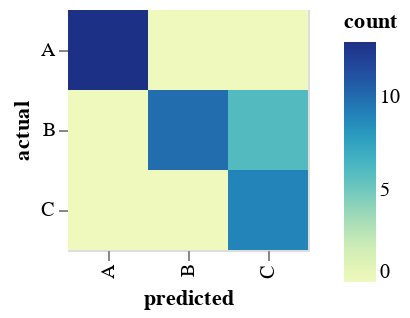

Notebook code for this chart:
### Code cell
VegaLite({
  "data": {
    "values": [
      {"actual": "A", "predicted": "A", "count": 13},
      {"actual": "A", "predicted": "B", "count": 0},
      {"actual": "A", "predicted": "C", "count": 0},
      {"actual": "B", "predicted": "A", "count": 0},
      {"actual": "B", "predicted": "B", "count": 10},
      {"actual": "B", "predicted": "C", "count": 6},
      {"actual": "C", "predicted": "A", "count": 0},
      {"actual": "C", "predicted": "B", "count": 0},
      {"actual": "C", "predicted": "C", "count": 9}
    ]
  },
  "selection": {
    "highlight": {"type": "single"}
  },
  "mark": {"type": "rect", "strokeWidth": 2},
  "encoding": {
    "y": {
      "field": "actual",
      "type": "nominal"
    },
    "x": {
      "field": "predicted",
      "type": "nominal"
    },
    "fill": {
      "field": "count",
      "type": "quantitative"
    },
    "stroke": {
      "condition": {"test": {"and": [{"selection": "highlight"}, "length(data(\"highlight_store\"))"]}, "value": "black"},
      "value": None
    },
    "opacity": {
      "condition": {"selection": "highlight", "value": 1},
      "value": 0.5
    },
    "order": {
      "condition": {"selection": "highlight", "value": 1},
      "value": 0
    }
  },
  "config": {
    "scale": {
      "bandPaddingInner": 0,
      "bandPaddingOuter": 0
    },
    "view": {"step": 40},
    "range": {
      "ramp": {
        "scheme": "yellowgreenblue"
      }
    },
    "axis": {
      "domain": False,
      "zindex": 0
    }
  }
}
)

### Figure 1 — Vega-Lite specification as saved in the notebook (floating-point values rounded to 4 significant figures)
{"config": {"axis": {"domain": false, "zindex": 0}, "range": {"ramp": {"scheme": "yellowgreenblue"}}, "scale": {"bandPaddingInner": 0, "bandPaddingOuter": 0}, "view": {"step": 40}}, "data": {"values": [{"actual": "A", "count": 13, "predicted": "A"}, {"actual": "A", "count": 0, "predicted": "B"}, {"actual": "A", "count": 0, "predicted": "C"}, {"actual": "B", "count": 0, "predicted": "A"}, {"actual": "B", "count": 10, "predicted": "B"}, {"actual": "B", "count": 6, "predicted": "C"}, {"actual": "C", "count": 0, "predicted": "A"}, {"actual": "C", "count": 0, "predicted": "B"}, {"actual": "C", "count": 9, "predicted": "C"}]}, "encoding": {"fill": {"field": "count", "type": "quantitative"}, "opacity": {"condition": {"selection": "highlight", "value": 1}, "value": 0.5}, "order": {"condition": {"selection": "highlight", "value": 1}, "value": 0}, "stroke": {"condition": {"test": {"and": [{"selection": "highlight"}, "length(data(\"highlight_store\"))"]}, "value": "black"}, "value": null}, "x": {"field": "predicted", "type": "nominal"}, "y": {"field": "actual", "type": "nominal"}}, "mark": {"strokeWidth": 2, "type": "rect"}, "selection": {"highlight": {"empty": "all", "fields": ["_vgsid_"], "on": "click", "resolve": "global", "type": "single"}}}
